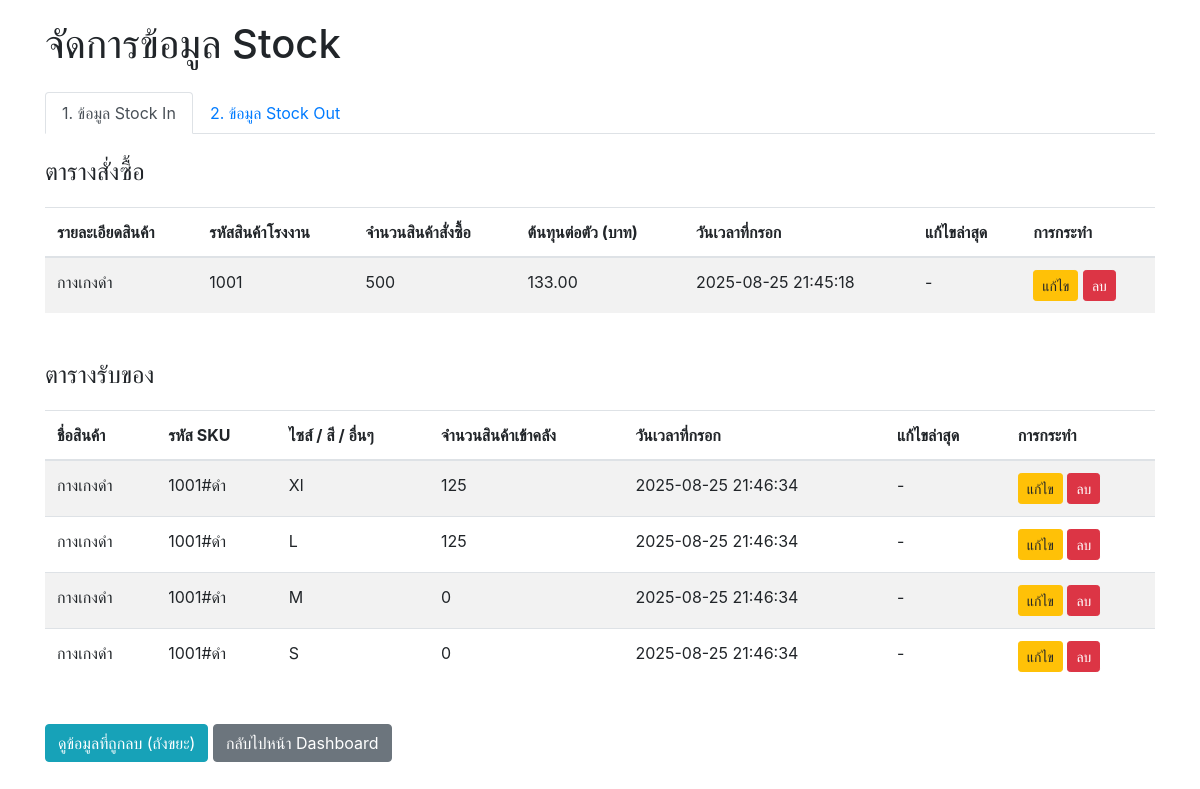
Page /data on the earlier database version.
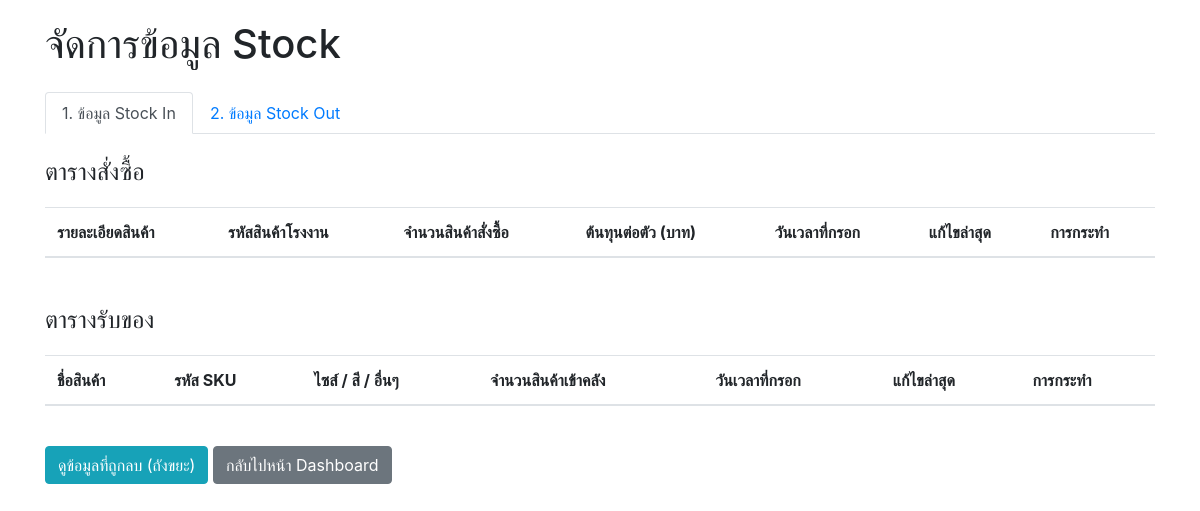
Same page on the later database version.
### tables this page shows
CREATE TABLE orders (
            order_id INTEGER PRIMARY KEY,
            product_details TEXT NOT NULL,
            factory_sku TEXT NOT NULL,
            quantity INTEGER NOT NULL,
            cost_per_item REAL NOT NULL,
            order_date TEXT NOT NULL,
            updated_at TEXT,
            deleted_at TEXT
        );

CREATE TABLE products (
            product_id INTEGER PRIMARY KEY,
            name TEXT NOT NULL,
            sku TEXT NOT NULL,
            factory_sku TEXT NOT NULL, -- เพิ่มคอลัมน์นี้เข้ามา
            details TEXT,
            stock INTEGER NOT NULL,
            created_at TEXT NOT NULL,
            updated_at TEXT,
            deleted_at TEXT
        );

### app.py (the view)
@app.route('/data')
def data_management():
    conn = get_db_connection()
    orders = conn.execute('SELECT * FROM orders WHERE deleted_at IS NULL ORDER BY order_id DESC').fetchall()
    products = conn.execute('SELECT * FROM products WHERE deleted_at IS NULL ORDER BY product_id DESC').fetchall()
    sales_with_details = conn.execute('''
        SELECT s.sale_id, p.sku, p.details, s.quantity, s.price_per_item, s.sale_date, s.updated_at
        FROM sales s
        JOIN products p ON s.product_id = p.product_id
        WHERE s.deleted_at IS NULL
        ORDER BY s.sale_id DESC
    ''').fetchall()
    conn.close()
    return render_template('data_management.html',
                           orders=orders, products=products, sales_with_details=sales_with_details)

### app.py (called while the page is built)
def get_db_connection():
    conn = sqlite3.connect('inventory.db')
    conn.row_factory = sqlite3.Row
    return conn

### templates/data_management.html (shortened to what this page needs)
<!DOCTYPE html>
<html lang="th">
<head>
    <link rel="stylesheet" href="https://stackpath.bootstrapcdn.com/bootstrap/4.5.2/css/bootstrap.min.css">
</head>
<body>
    <div class="container">
        <h1 class="mb-4">จัดการข้อมูล Stock</h1>
        <ul class="nav nav-tabs" id="myTab" role="tablist">
            <li class="nav-item">
                <a class="nav-link active" id="stock-in-tab" data-toggle="tab" href="#stock-in-data" role="tab">1. ข้อมูล Stock In</a>
            </li>
            <li class="nav-item">
                <a class="nav-link" id="stock-out-tab" data-toggle="tab" href="#stock-out-data" role="tab">2. ข้อมูล Stock Out</a>
            </li>
        </ul>
        <div class="tab-content mt-4">
            <div class="tab-pane fade show active" id="stock-in-data" role="tabpanel">
                <h4 class="mt-4">ตารางสั่งซื้อ</h4>
                <table class="table table-striped data-table">
                    <thead>
                        <tr>
                            <th>รายละเอียดสินค้า</th>
                            <th>รหัสสินค้าโรงงาน</th>
                            <th>จำนวนสินค้าสั่งซื้อ</th>
                            <th>ต้นทุนต่อตัว (บาท)</th>
                            <th>วันเวลาที่กรอก</th>
                            <th>แก้ไขล่าสุด</th>
                            <th>การกระทำ</th>
                        </tr>
                    </thead>
                    <tbody>
                        {% for order in orders %}
                        <tr>
                            <td>{{ order.product_details }}</td>
                            <td>{{ order.factory_sku }}</td>
                            <td>{{ order.quantity }}</td>
                            <td>{{ "%.2f"|format(order.cost_per_item) }}</td>
                            <td>{{ order.order_date }}</td>
                            <td>
                                {{ order.updated_at if order.updated_at else '-' }}
                            </td>
                            <td>
                                <a href="/edit/order/{{ order.order_id }}" class="btn btn-warning btn-sm">แก้ไข</a>
                                <a href="/delete/order/{{ order.order_id }}" class="btn btn-danger btn-sm" onclick="return confirm('คุณแน่ใจหรือไม่ที่จะลบข้อมูลนี้?');">ลบ</a>
                            </td>
                        </tr>
                        {% endfor %}
                    </tbody>
                </table>
                <h4 class="mt-5">ตารางรับของ</h4>
                <table class="table table-striped data-table">
                    <thead>
                        <tr>
                            <th>ชื่อสินค้า</th>
                            <th>รหัส SKU</th>
                            <th>ไซส์ / สี / อื่นๆ</th>
                            <th>จำนวนสินค้าเข้าคลัง</th>
                            <th>วันเวลาที่กรอก</th>
                            <th>แก้ไขล่าสุด</th>
                            <th>การกระทำ</th>
                    </thead>
                    <tbody>
                        {% for product in products %}
                        <tr>
                            <td>{{ product.name }}</td>
                            <td>{{ product.sku }}</td>
                            <td>{{ product.details }}</td>
                            <td>{{ product.stock }}</td>
                            <td>{{ product.created_at }}</td>
                            <td>
                                {{ product.updated_at if product.updated_at else '-' }}
                            </td>
                            <td>
                                <a href="/edit/product/{{ product.product_id }}" class="btn btn-warning btn-sm">แก้ไข</a>
                                <a href="/delete/product/{{ product.product_id }}" class="btn btn-danger btn-sm" onclick="return confirm('คุณแน่ใจหรือไม่ที่จะลบข้อมูลนี้?');">ลบ</a>
                            </td>
                        </tr>
                        {% endfor %}
                    </tbody>
                </table>
            </div>
        </div>
        <a href="/trash" class="btn btn-info mt-4">ดูข้อมูลที่ถูกลบ (ถังขยะ)</a>
        <a href="/" class="btn btn-secondary mt-4">กลับไปหน้า Dashboard</a>
    </div>
</body>
</html>

### templates/data_management.html (style rules this page uses)
body { padding: 20px; }
.data-table { margin-top: 20px; }

Differences in the rows shown:
removed orders: product_details "กางเกงดำ", factory_sku "1001", quantity "500", cost_per_item "133.00", order_date "2025-08-25 21:45:18", updated_at "-"
removed products: name "กางเกงดำ", sku "1001#ดำ", details "Xl", stock "125", created_at "2025-08-25 21:46:34", updated_at "-"
removed products: name "กางเกงดำ", sku "1001#ดำ", details "L", stock "125", created_at "2025-08-25 21:46:34", updated_at "-"
removed products: name "กางเกงดำ", sku "1001#ดำ", details "M", stock "0", created_at "2025-08-25 21:46:34", updated_at "-"
removed products: name "กางเกงดำ", sku "1001#ดำ", details "S", stock "0", created_at "2025-08-25 21:46:34", updated_at "-"
